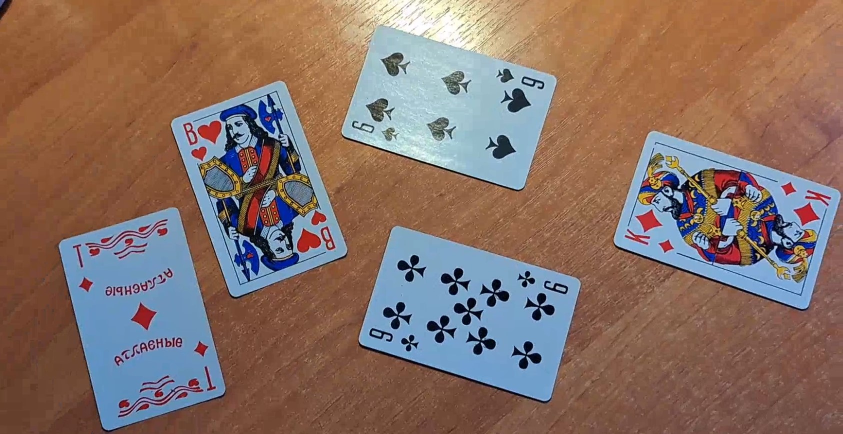
//> input picture carty_nardy_domino/test2.jpg, 1686 x 868 px, given in place of screamer.mp4, which was not available (shown at 1/2 size)
$ ./screamer   (built with g++ and OpenCV 4)
//> lines starting //> are read from the running program, lines starting //| are printed output that depends on the picture; after the words box and inside, x2 and y2 are one past the last pixel; in counts of white or black regions, pixels touching at a corner belong together; pictures that were not available may be replaced by others from this repository, and a replacement may not be noted
#include <opencv2/opencv.hpp>

using namespace std;
using namespace cv;

void init_tuning_window(string window_name, int width, int height, vector <int> & low_tuning, vector <int> & high_tuning);
void pre_process_frame(Mat frame, Mat& out_frame, Mat& mask, vector <int>& low_tuning, vector <int>& high_tuning);
void draw_contour(Mat& frame, vector <Point> contour, int area_limit);

int main() {
    VideoCapture cap("C:/Users/sidja/Desktop/screamer.mp4");

    if (!cap.isOpened()) {
        std::cerr << "Error\n";
        return -1;
    }

    int frame_width = cap.get(CAP_PROP_FRAME_WIDTH);
    int frame_height = cap.get(CAP_PROP_FRAME_HEIGHT);
    namedWindow("Raspakouka", WINDOW_NORMAL);
    resizeWindow("Raspakouka", frame_width, frame_height);
    vector <int> low_tuning{ 65, 16, 140 };
    vector <int> high_tuning{ 255, 50, 255 };
    init_tuning_window("Screamer", frame_width, frame_height, low_tuning, high_tuning);

    VideoWriter video("C:/Users/sidja/Desktop/outpuk.mp4", VideoWriter::fourcc('X', 'V', 'I', 'D'), 30, Size(frame_width, frame_height));
    while (true) {
        Mat frame;
        cap >> frame;
//> frame is the input picture: 868 rows x 1686 cols, CV_8UC3; mean B, G, R 102.1, 111.9, 135.3
        if (frame.empty())
            break;

        Mat edges, mask;
        pre_process_frame(frame, edges, mask, low_tuning, high_tuning);
//> in pre_process_frame, `cvtColor(frame, hsv, COLOR_BGR2HSV);`: hsv: 868 rows x 1686 cols, CV_8UC3; mean H, S, V 42, 118.2, 152.7
//> in pre_process_frame, `inRange(hsv, lower_white, upper_white, mask);`:
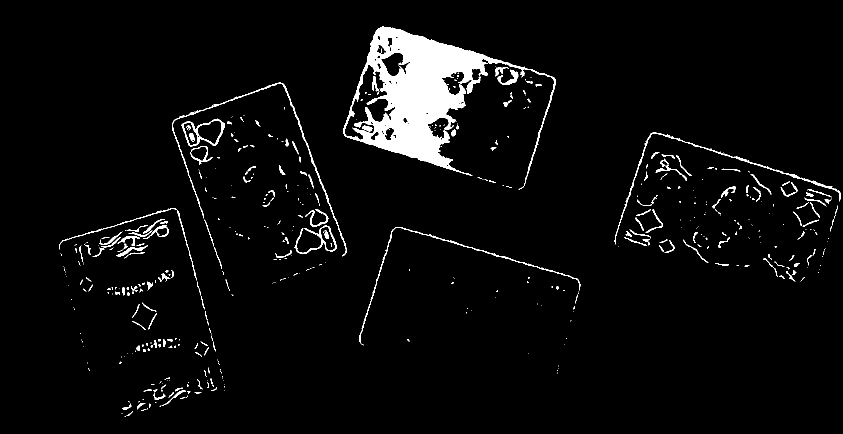
//> mask: 868 rows x 1686 cols, CV_8UC1 (shown at 1/2 size); 4.1% white; 521 white regions (348 under 20 px), largest, box (x1, y1, x2, y2) and area: (686, 53, 1112, 379) 39409, (345, 165, 693, 513) 1880, (1228, 265, 1682, 489) 1620
//> in pre_process_frame, `Canny(mask, out_frame, 30, 90);`:
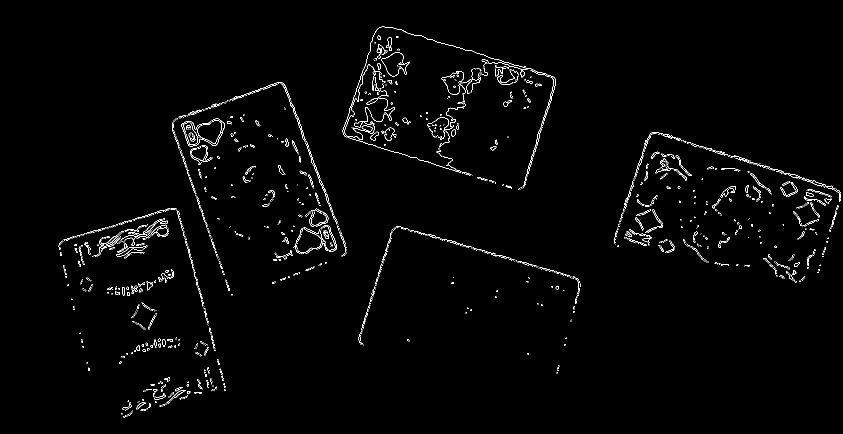
//> out_frame: 868 rows x 1686 cols, CV_8UC1 (shown at 1/2 size); 1.4% white in thin lines or dots, all inside (x1, y1, x2, y2) = (117, 52, 1682, 835)
//> in pre_process_frame, `cv::erode(out_frame, out_frame, Mat(), Point(-1, -1), 2);`:
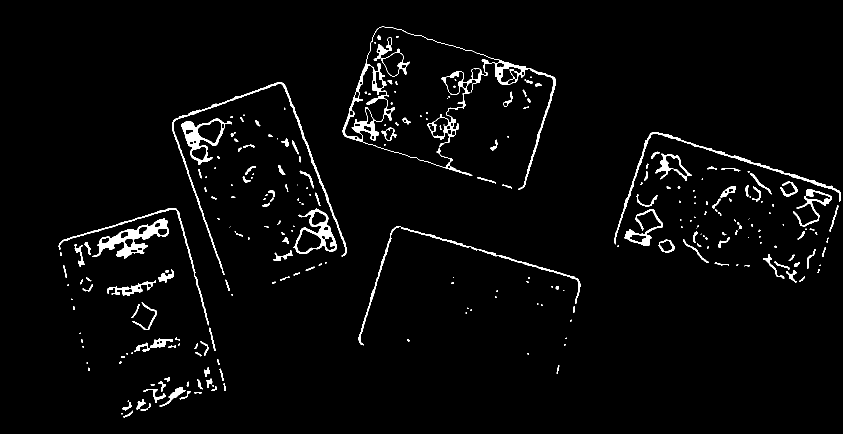
//> out_frame: 868 rows x 1686 cols, CV_8UC1 (shown at 1/2 size); 2.9% white; 266 white regions (121 under 20 px)
        vector <vector <Point>> contours;
        cv::findContours(edges, contours, RETR_EXTERNAL, CHAIN_APPROX_SIMPLE);
//> contours = 260 contours, 149 with area under 20; largest, box (x1, y1, x2, y2) and area: (685, 52, 1112, 380) 14996, (185, 437, 338, 517) 4280, (362, 237, 464, 330) 4202, (587, 417, 674, 508) 4186, (344, 164, 694, 550) 2206
        for (vector <Point> contour : contours){
            draw_contour(frame, contour, 1000);
        }
//> this loop made 260 passes
//> area in draw_contour on passes 2 to 4: 41, 24, 20
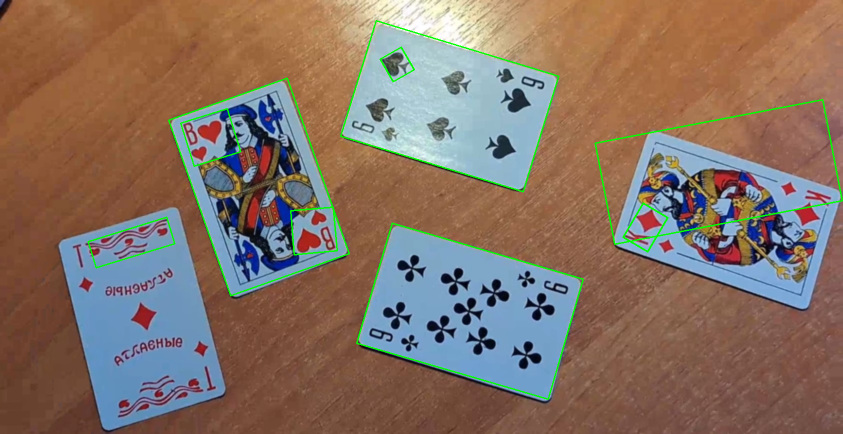
//> frame: 868 rows x 1686 cols, CV_8UC3 (shown at 1/2 size); mean B, G, R 100.3, 113.5, 133.5

        cv::imshow("Raspakouka", frame);
        cv::imshow("Screamer", mask);
        video.write(frame);
        if (waitKey(10) == 'q')
//> the 'q' key is pressed
            break;
    }

    cap.release();
    cv::destroyAllWindows();

    video.release();

    return 0;
}


void init_tuning_window(string window_name, int width, int height, vector <int>& low_tuning, vector <int>& high_tuning) {
    namedWindow(window_name, WINDOW_NORMAL);
    resizeWindow(window_name, width, height);
    createTrackbar("Low H", window_name, &low_tuning[0], 255);
    createTrackbar("Low S", window_name, &low_tuning[1], 255);
    createTrackbar("Low V", window_name, &low_tuning[2], 255);
    createTrackbar("High H", window_name, &high_tuning[0], 255);
    createTrackbar("High S", window_name, &high_tuning[1], 255);
    createTrackbar("High V", window_name, &high_tuning[2], 255);
}

void pre_process_frame(Mat frame, Mat& out_frame, Mat& mask, vector <int>& low_tuning, vector <int>& high_tuning) {
    GaussianBlur(frame, frame, Size(5, 5), 0);
    Mat hsv;
    cvtColor(frame, hsv, COLOR_BGR2HSV);
    Scalar lower_white = Scalar(low_tuning[0], low_tuning[1], low_tuning[2]);
    Scalar upper_white = Scalar(high_tuning[0], high_tuning[1], high_tuning[2]);
    inRange(hsv, lower_white, upper_white, mask);
    Canny(mask, out_frame, 30, 90);
    dilate(out_frame, out_frame, Mat(), Point(-1, -1), 2);
    cv::erode(out_frame, out_frame, Mat(), Point(-1, -1), 2);
}

void draw_contour(Mat& frame, vector <Point> contour, int area_limit) {
    double area = contourArea(contour);
    if (area > area_limit) {
        RotatedRect rotatedRect = minAreaRect(contour);
        Point2f vertices[4];
        rotatedRect.points(vertices);
        for (int j = 0; j < 4; ++j) {
            line(frame, vertices[j], vertices[(j + 1) % 4], Scalar(0, 255, 0), 2);
        }
    }
}

$ run again, on carty_nardy_domino/test3.jpg
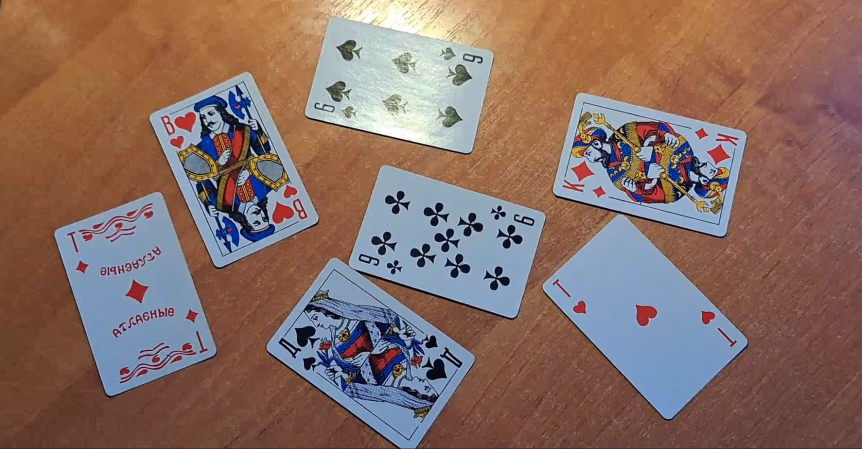
//> input picture carty_nardy_domino/test3.jpg, 1723 x 898 px, given in place of screamer.mp4, which was not available (shown at 1/2 size)
//> frame is the input picture: 898 rows x 1723 cols, CV_8UC3; mean B, G, R 101.2, 109.6, 135.6
//> hsv: 898 rows x 1723 cols, CV_8UC3; mean H, S, V 45.3, 111, 149.4
//> in pre_process_frame, `inRange(hsv, lower_white, upper_white, mask);`:
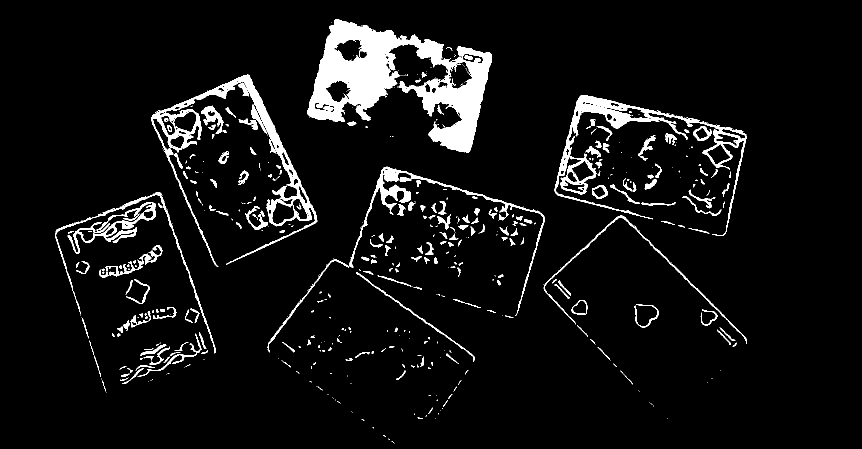
//> mask: 898 rows x 1723 cols, CV_8UC1 (shown at 1/2 size); 6.3% white; 548 white regions (326 under 20 px), largest, box (x1, y1, x2, y2) and area: (614, 38, 984, 305) 38882, (302, 149, 635, 534) 11913, (1109, 190, 1493, 472) 9565
//> contours = 217 contours, 105 with area under 20; largest, box (x1, y1, x2, y2) and area: (302, 148, 635, 534) 23735, (1108, 189, 1493, 473) 19680, (613, 37, 984, 305) 11070, (533, 333, 1090, 705) 8202, (135, 403, 311, 508) 6258
//> the loop `for (vector <Point> contour : contours)` made 217 passes
//> area in draw_contour on passes 14, 17, 23: 31, 32, 20.5
//> after the loop `for (vector <Point> contour : contours)`:
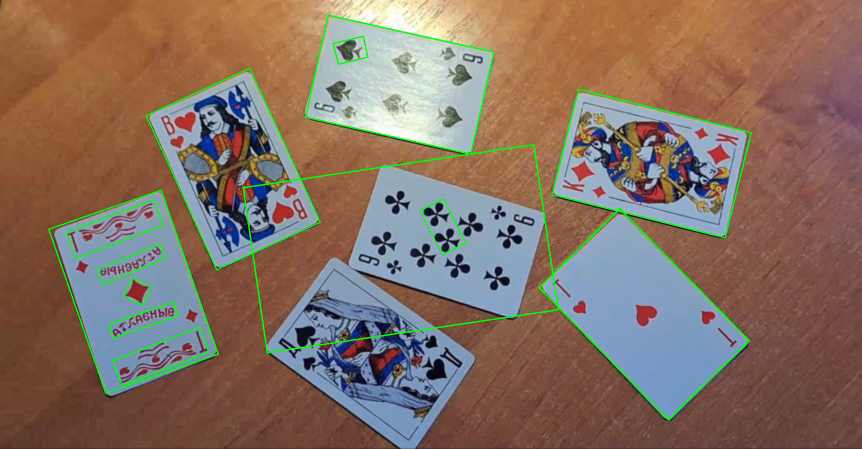
//> frame: 898 rows x 1723 cols, CV_8UC3 (shown at 1/2 size); mean B, G, R 98.9, 112, 133.3
